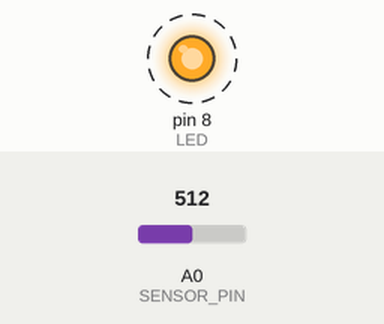
The program below on a simulated Arduino Mega 2560, built with avr-gcc and run on an emulated ATmega2560. Shown: output pins drawn as LEDs (lit = HIGH). Dashed ring = blinking. The inputs (shaded band) are chosen by the test bench; at power-on: A0 (SENSOR_PIN) = 512. What the program prints to the serial monitor is not drawn.

Above: at 0.5 s.
Timing chart, 0 to 4.6 s (numbered marks = the images above):
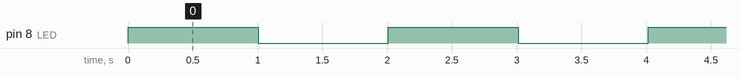

Measured:
- by itself, pin 8 (LED): alternates HIGH for 1.0 s and LOW for 1.0 s

The program:

main.cpp
```cpp
// TODO - test for known currents (seems to be working at 0-100mA)

#include "helper.h"
#include "globals.h"
#include <Arduino.h>

float zeroCurrent;

void setup() {
  pinMode(LED, OUTPUT);
  pinMode(LED, OUTPUT);
  pinMode(SENSOR_PIN, INPUT);
  Serial.begin(9600);

  // TODO - sensor 0A configuration
}

void loop() {

  // Toggle Power to LED Pin
  digitalWrite(LED, !digitalRead(LED));

  // Display
  Serial.print("LED Status: ");
  Serial.println(digitalRead(LED));

  Serial.println("Fn 1:");
  float current = getCurrent();

  Serial.println();

  // delay
  delay(1000);

}
```

globals.h
```cpp
#ifndef GLOBALS_H
#define GLOBALS_H

#define LED 8
#define SENSOR_PIN A0 // analog input A0 will read the sensor data

#endif
```

helper.cpp
```cpp
#include <Arduino.h>
#include "globals.h"

// Get Current
float getCurrent() {
  /*
  For N analog samples:
  - take analog reading
  - scale to an actual mV with the ADC resolution
  - I = V / sensitivity to get the equivalent in amps
  - Average those and subtract any offset "no load" measured current that we setup when the board booted up (e.g. for temperature or board noise)
  */
  static float Vref = 5.0; // using internal 2.56 voltage reference
  static float Vref_0 = Vref * 0.5;
  static int ADC_RES = 10;
  static int Verr= 0; // Calibration/Correction output voltage TODO - determine via testing - this is fixed voltage error not "startup/boot" zero current error
  static float sensitivity = 22; // mv per A per datasheet
  int samples = 1;
  int reading;
  float voltage, current;
  float avgCurrent = 0;

  for(int i=0; i < samples; i++) {
    // Loop for N samples
    reading = analogRead(SENSOR_PIN);
    Serial.print("Raw: "); Serial.println(reading);
    delay(2);

    // Transform Raw Voltage Output → "real" Volts → Current
    voltage = (reading) * (Vref /  (pow(2,ADC_RES)-1)) - ( Vref_0 ) + Verr;
    Serial.print("V: "); Serial.println(voltage);
    current = voltage*1000 / sensitivity;
    Serial.print("I: "); Serial.println(current);

    // Sum For Averaging
    avgCurrent += current;
  }

  avgCurrent /= samples;
  // TODO - subtract startup zero current measurement if nec.

  return avgCurrent;
}

// Improvements: Use internal ADC voltage reference as in https://www.robotics.org.za/HW-671
```

helper.h
```cpp
// helper.h
#ifndef HELPER_H
#define HELPER_H

float getCurrent(); // Function declaration
float getCurrent2(); // Function declaration

#endif // HELPER_H
```
